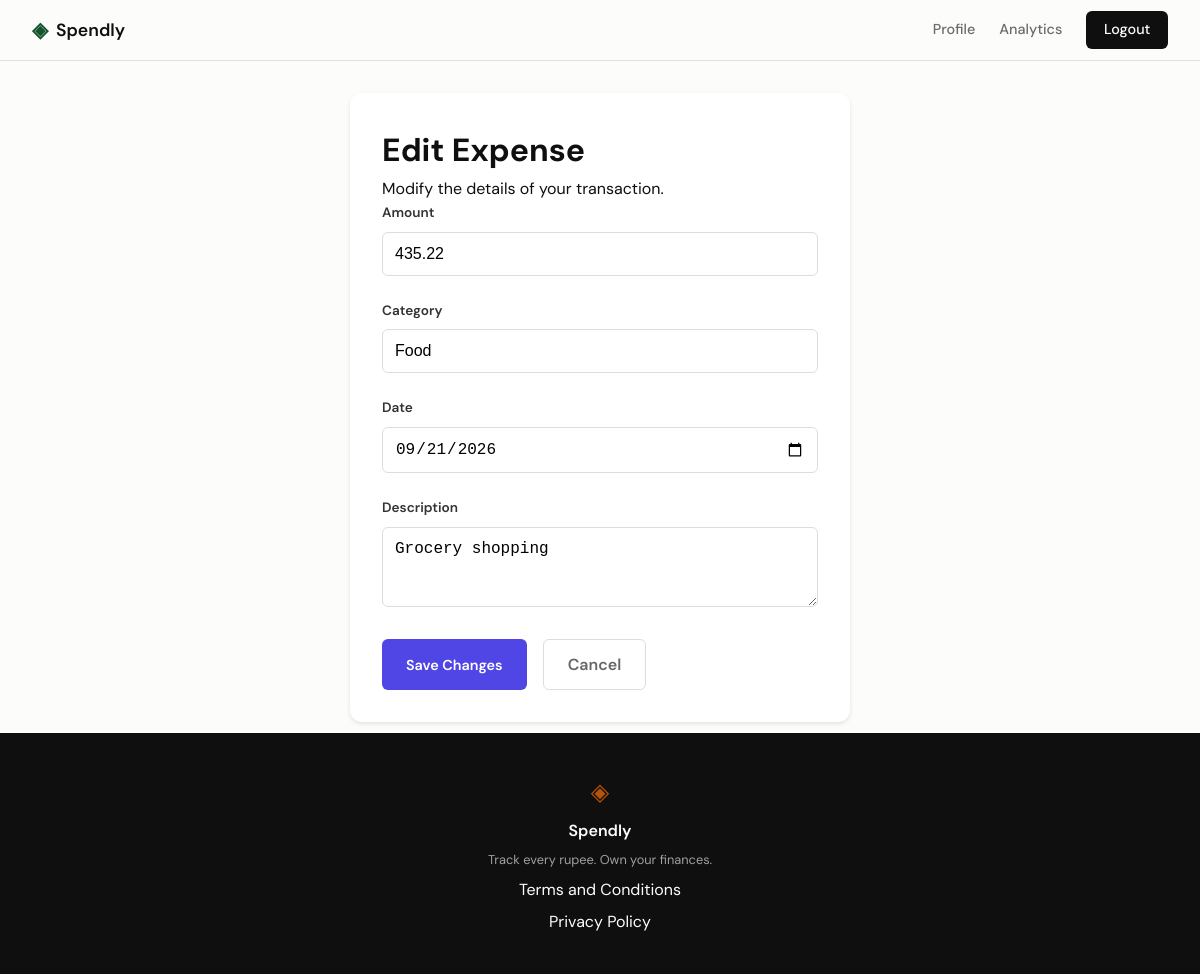
The page /expenses/21/edit (signed in) on the database its author committed.
### tables this page shows
CREATE TABLE expenses (
                id INTEGER PRIMARY KEY AUTOINCREMENT,
                user_id INTEGER NOT NULL,
                amount REAL NOT NULL,
                category TEXT NOT NULL,
                date TEXT NOT NULL,
                description TEXT,
                created_at TEXT DEFAULT (datetime('now')),
                FOREIGN KEY (user_id) REFERENCES users (id) ON DELETE CASCADE
            );

### app.py (the view, shortened to what this page needs)
@app.route("/expenses/<int:id>/edit", methods=["GET", "POST"])
@login_required
def edit_expense(id):
    user_id = session["user_id"]
    expense = get_expense_by_id(id)
    if not expense or expense["user_id"] != user_id:
        flash("Expense not found or access denied.", "error")
        return redirect(url_for("profile"))
    return render_template("edit_expense.html", expense=expense)

### app.py (called while the page is built)
def login_required(f):
    @wraps(f)
    def decorated_function(*args, **kwargs):
        if "user_id" not in session:
            flash("Please log in to access this page.", "error")
            return redirect(url_for("login"))
        return f(*args, **kwargs)
    return decorated_function

### database/db.py (called while the page is built)
def get_db():
    conn = sqlite3.connect(DATABASE_PATH)
    conn.row_factory = sqlite3.Row
    conn.execute("PRAGMA foreign_keys = ON")
    return conn

### database/queries.py (called while the page is built)
def get_expense_by_id(expense_id):
    with get_db() as conn:
        row = conn.execute("SELECT * FROM expenses WHERE id = ?", (expense_id,)).fetchone()
        return dict(row) if row else None

### templates/edit_expense.html (shortened to what this page needs)
{% extends "base.html" %}
{% block content %}
<div class="form-container">
    <h1>Edit Expense</h1>
    <p class="text-muted">Modify the details of your transaction.</p>
    <form method="POST" action="{{ url_for('edit_expense', id=expense.id) }}" class="expense-form">
        <div class="form-group">
            <label for="amount">Amount</label>
            <input type="number" step="0.01" id="amount" name="amount" value="{{ expense.amount }}" required>
        </div>
        <div class="form-group">
            <label for="category">Category</label>
            <input type="text" id="category" name="category" value="{{ expense.category }}" required>
        </div>
        <div class="form-group">
            <label for="date">Date</label>
            <input type="date" id="date" name="date" value="{{ expense.date }}" required>
        </div>
        <div class="form-group">
            <label for="description">Description</label>
            <textarea id="description" name="description" rows="3">{{ expense.description }}</textarea>
        </div>
        <div class="form-actions">
            <button type="submit" class="btn-primary">Save Changes</button>
            <a href="{{ url_for('profile') }}" class="btn-secondary">Cancel</a>
        </div>
    </form>
</div>
{% endblock %}

### static/css/style.css (style rules this page uses)
:root { --ink: #0f0f0f; --ink-soft: #2d2d2d; --ink-muted: #6b6b6b; --ink-faint: #a0a0a0; --paper: #fcfcfb; --paper-warm: #f8f7f2; --paper-card: #ffffff; --accent: #14532d; --accent-light: #f0fdf4; --accent-2: #b45309; --accent-2-light: #fffbeb; --danger: #c0392b; --danger-light: #fdecea; --border: #e4e1da; --border-soft: #eeebe4; --font-display: 'DM Serif Display', Georgia, serif; --font-body: 'DM Sans', system-ui, sans-serif; --max-width: 1200px; --auth-width: 440px; --radius-sm: 6px; --radius-md: 12px; --radius-lg: 20px; }
*, *::before, *::after { box-sizing: border-box; margin: 0; padding: 0; }
html { font-size: 16px; scroll-behavior: smooth; }
body { background: var(--paper); color: var(--ink); font-family: var(--font-body); font-size: 1rem; line-height: 1.6; -webkit-font-smoothing: antialiased; }
a { color: inherit; text-decoration: none; }
.btn-primary { display: inline-block; background: var(--ink); color: var(--paper); padding: 0.65rem 1.5rem; border-radius: var(--radius-sm); font-family: var(--font-body); font-size: 0.9rem; font-weight: 500; cursor: pointer; border: none; transition: background 0.2s; text-decoration: none; }
.form-group { margin-bottom: 1.25rem; }
.form-group label { display: block; font-size: 0.85rem; font-weight: 500; color: var(--ink-soft); margin-bottom: 0.4rem; }

### templates/edit_expense.html (style rules this page uses)
.form-container { max-width: 500px; margin: 2rem auto; padding: 2rem; background: var(--bg-card, #fff); border-radius: var(--radius-md, 8px); box-shadow: var(--shadow-sm, 0 2px 4px rgba(0,0,0,0.1)); }
.expense-form .form-group { margin-bottom: 1.5rem; display: flex; flex-direction: column; }
.expense-form label { margin-bottom: 0.5rem; font-weight: 600; color: var(--text-main, #333); }
.expense-form input, .expense-form textarea { padding: 0.75rem; border: 1px solid var(--border-color, #ddd); border-radius: var(--radius-sm, 4px); font-size: 1rem; }
.form-actions { display: flex; gap: 1rem; margin-top: 2rem; }
.btn-primary { background-color: var(--primary-color, #4f46e5); color: white; padding: 0.75rem 1.5rem; border: none; border-radius: var(--radius-sm, 4px); cursor: pointer; font-weight: 600; }
.btn-secondary { background-color: transparent; color: var(--text-muted, #666); padding: 0.75rem 1.5rem; text-decoration: none; border: 1px solid var(--border-color, #ddd); border-radius: var(--radius-sm, 4px); font-weight: 600; text-align: center; }

### rows shown on the page
expenses: amount "435.22", category "Food", date "09/21/2026", description "Grocery shopping"
